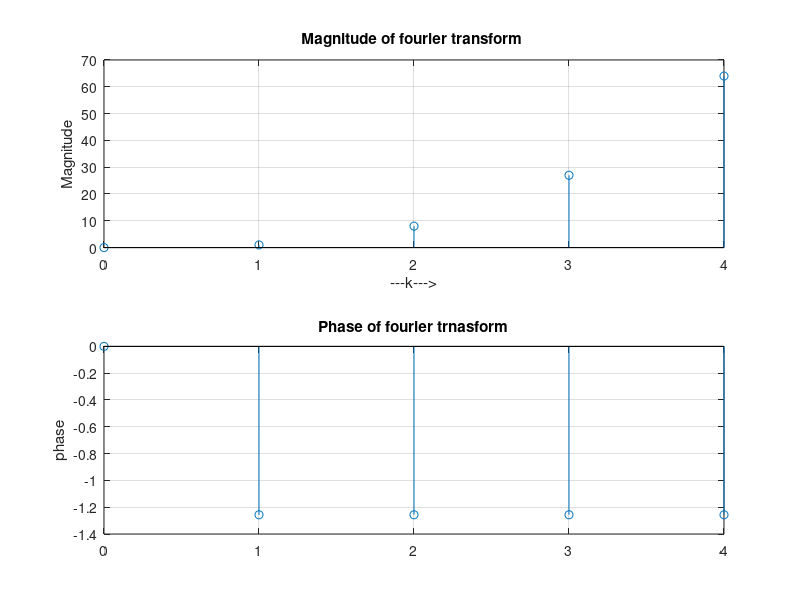

Write the MATLAB code that produced this figure.
clc;
clear all;
close all;
N=input('Enter the length of sequence = ');
n=input('Enter the sequecnc = ');
n=[0:1:N-1];
k=[0:1:N-1];
WN=exp(-j*2*pi/N);
nk=n.*k;
WNnk=WN.*nk;
xk=n.*WNnk;
mag=abs(xk);
subplot(2,1,1);
stem(k,mag);
xlabel('---k--->');
title('Magnitude of fourier transform ');
ylabel('Magnitude');
grid on;
phase=angle(xk);
subplot(2,1,2);

stem(k,phase);
title('Phase of fourier trnasform');
ylabel('phase');
grid on;
